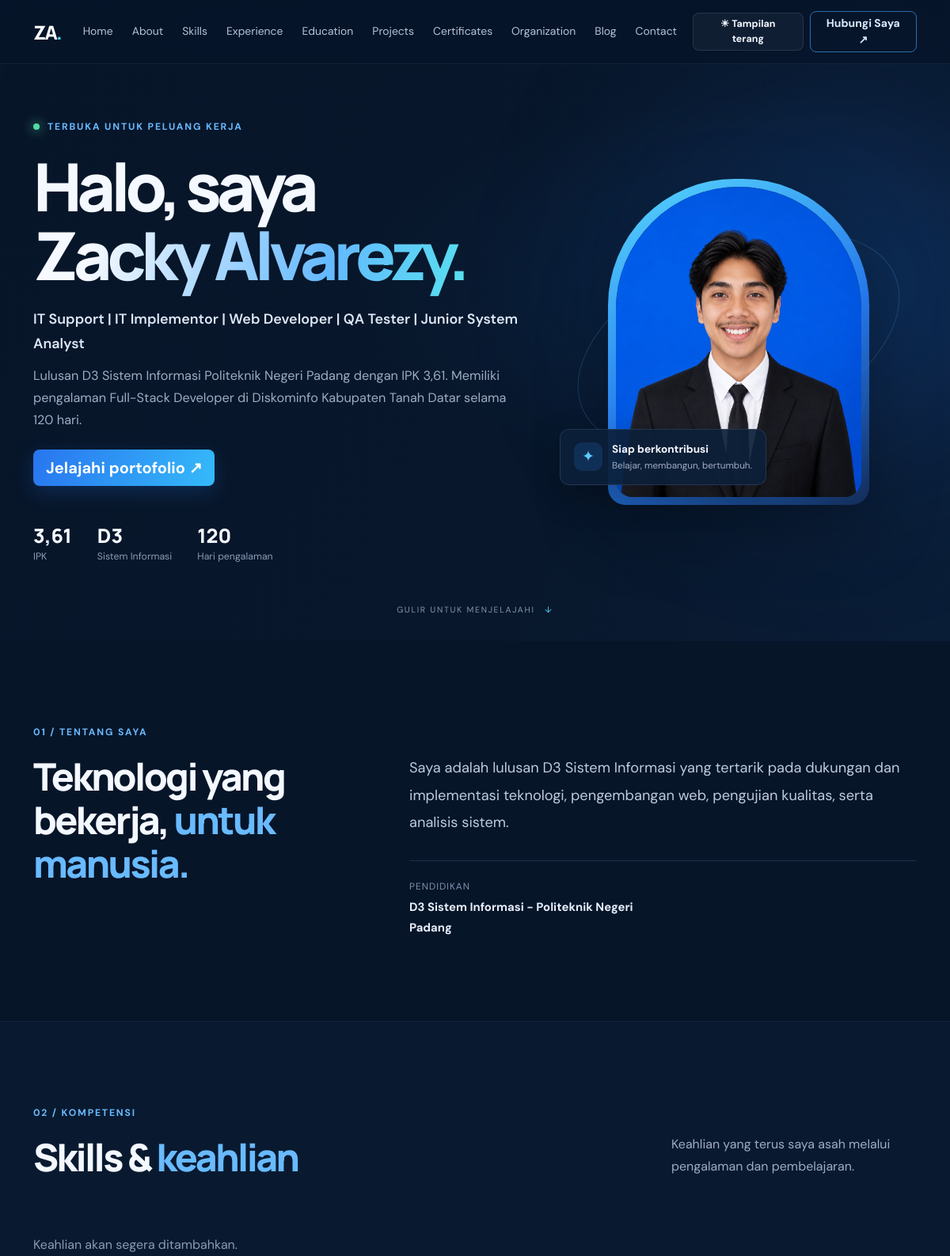
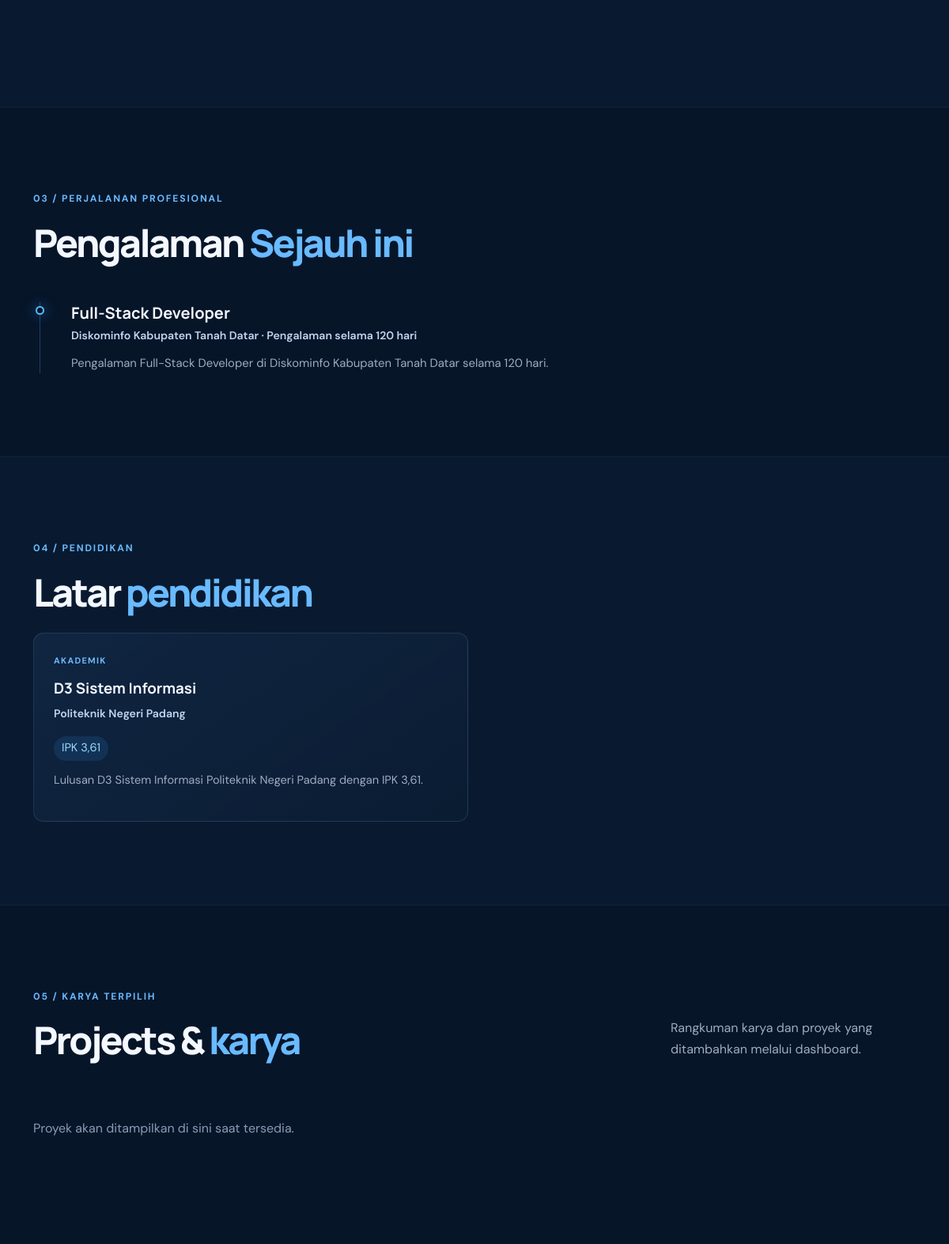
The page / (upper part) on the database its author committed (2 pictures, top to bottom).
### tables this page shows
CREATE TABLE IF NOT EXISTS navigations (
  id INT UNSIGNED AUTO_INCREMENT PRIMARY KEY,
  label VARCHAR(80) NOT NULL,
  url VARCHAR(180) NOT NULL,
  sort_order INT NOT NULL DEFAULT 0,
  is_active TINYINT(1) NOT NULL DEFAULT 1,
  created_at TIMESTAMP NULL DEFAULT CURRENT_TIMESTAMP,
  updated_at TIMESTAMP NULL DEFAULT CURRENT_TIMESTAMP ON UPDATE CURRENT_TIMESTAMP
);

CREATE TABLE IF NOT EXISTS profiles (
  id INT UNSIGNED AUTO_INCREMENT PRIMARY KEY,
  full_name VARCHAR(160) NOT NULL,
  headline VARCHAR(255) NOT NULL,
  summary TEXT NOT NULL,
  about TEXT NOT NULL,
  domicile VARCHAR(160) DEFAULT NULL,
  education VARCHAR(180) DEFAULT NULL,
  gpa VARCHAR(20) DEFAULT NULL,
  email VARCHAR(160) DEFAULT NULL,
  phone VARCHAR(60) DEFAULT NULL,
  photo VARCHAR(255) DEFAULT NULL,
  cv_file VARCHAR(255) DEFAULT NULL,
  created_at TIMESTAMP NULL DEFAULT CURRENT_TIMESTAMP,
  updated_at TIMESTAMP NULL DEFAULT CURRENT_TIMESTAMP ON UPDATE CURRENT_TIMESTAMP
);

CREATE TABLE IF NOT EXISTS content_items (
  id INT UNSIGNED AUTO_INCREMENT PRIMARY KEY,
  type ENUM('skill','experience','education','project','certificate','organization','blog') NOT NULL,
  title VARCHAR(180) NOT NULL,
  subtitle VARCHAR(220) DEFAULT NULL,
  organization VARCHAR(180) DEFAULT NULL,
  start_date VARCHAR(60) DEFAULT NULL,
  end_date VARCHAR(60) DEFAULT NULL,
  description TEXT DEFAULT NULL,
  body LONGTEXT DEFAULT NULL,
  technologies VARCHAR(255) DEFAULT NULL,
  url VARCHAR(255) DEFAULT NULL,
  image VARCHAR(255) DEFAULT NULL,
  document VARCHAR(255) DEFAULT NULL,
  sort_order INT NOT NULL DEFAULT 0,
  is_featured TINYINT(1) NOT NULL DEFAULT 0,
  is_active TINYINT(1) NOT NULL DEFAULT 1,
  created_at TIMESTAMP NULL DEFAULT CURRENT_TIMESTAMP,
  updated_at TIMESTAMP NULL DEFAULT CURRENT_TIMESTAMP ON UPDATE CURRENT_TIMESTAMP,
  INDEX idx_type_active_order (type, is_active, sort_order)
);

### config/helpers.php (called while the page is built, shortened)
<?php
require_once __DIR__ . '/database.php';
function e(mixed $value): string
{
    return htmlspecialchars((string) $value, ENT_QUOTES | ENT_SUBSTITUTE, 'UTF-8');
}
function url(string $path = ''): string
{
    return rtrim(APP_URL, '/') . '/' . ltrim($path, '/');
}
function asset_path(?string $path): string
{
    if (!$path) {
        return '';
    }
    return url($path);
}
function active_content(string $type, ?int $limit = null): array
{
    $sql = 'SELECT * FROM content_items WHERE type = :type AND is_active = 1 ORDER BY sort_order ASC, id DESC';
    $stmt = db()->prepare($sql);
    $stmt->execute(['type' => $type]);
    return $stmt->fetchAll();
}
function get_profile(): array
{
    $profile = db()->query('SELECT * FROM profiles ORDER BY id ASC LIMIT 1')->fetch();
    return $profile ?: [];
}
function get_navigation(): array
{
    return db()->query('SELECT * FROM navigations WHERE is_active = 1 ORDER BY sort_order ASC, id ASC')->fetchAll();
}

### config/database.php (called while the page is built, shortened)
<?php
function db(): PDO
{
    static $pdo = null;
    if ($pdo instanceof PDO) {
        return $pdo;
    }
    $dsn = 'mysql:host=' . DB_HOST . ';dbname=' . DB_NAME . ';charset=' . DB_CHARSET;
    $pdo = new PDO($dsn, DB_USER, DB_PASS, [
        PDO::ATTR_ERRMODE => PDO::ERRMODE_EXCEPTION,
        PDO::ATTR_DEFAULT_FETCH_MODE => PDO::FETCH_ASSOC,
        PDO::ATTR_EMULATE_PREPARES => false,
    ]);
    return $pdo;
}

### index.php (the view, shortened to what this page needs)
<?php
require_once __DIR__ . '/config/helpers.php';
$profile = get_profile();
$navigation = get_navigation();
$visibleSections = array_fill_keys(array_column($navigation, 'url'), true);
$numberedSections = ['#about', '#skills', '#experience', '#education', '#projects', '#certificates', '#organization', '#blog', '#contact'];
$sectionNumbers = [];
foreach ($numberedSections as $sectionAnchor) {
    if (isset($visibleSections[$sectionAnchor])) {
        $sectionNumbers[$sectionAnchor] = str_pad((string) (count($sectionNumbers) + 1), 2, '0', STR_PAD_LEFT);
    }
}
$skills = active_content('skill');
$experiences = active_content('experience');
$education = active_content('education');
$projects = active_content('project');
$experienceDuration = '—';
foreach ($experiences as $experience) {
    $durationText = trim((string) ($experience['end_date'] ?? '') . ' ' . (string) ($experience['subtitle'] ?? ''));
    if (preg_match('/(\d+)\s*hari/i', $durationText, $durationMatch)) {
        $experienceDuration = $durationMatch[1];
        break;
    }
}
$displayName = (string) ($profile['full_name'] ?? 'Zacky Alvarezy');
$photo = asset_path($profile['photo'] ?? 'pp.jpg');
?>
<!doctype html>
<html lang="id">
<head>
  <link href="https://cdn.jsdelivr.net/npm/bootstrap@5.3.3/dist/css/bootstrap.min.css" rel="stylesheet">
  <link href="<?= e(url('assets/css/portfolio.css')) ?>" rel="stylesheet">
</head>
<body>
<nav class="navbar navbar-expand-lg navbar-dark fixed-top site-nav">
  <div class="container">
    <a class="navbar-brand brand" href="<?= isset($visibleSections['#home']) ? '#home' : e(url('index.php')) ?>">ZA<span>.</span></a>
    <div class="collapse navbar-collapse" id="siteNav">
      <ul class="navbar-nav ms-auto align-items-lg-center">
        <?php foreach ($navigation as $nav): ?>
          <li class="nav-item"><a class="nav-link" href="<?= e($nav['url']) ?>"><?= e($nav['label']) ?></a></li>
        <?php endforeach; ?>
        <li class="nav-item ms-lg-2"><button class="btn btn-theme btn-sm px-3" id="themeToggle" type="button" aria-label="Ganti ke tampilan terang" aria-pressed="false">☀ Tampilan terang</button></li>
        <?php if (isset($visibleSections['#contact'])): ?><li class="nav-item ms-lg-2"><a class="btn btn-outline-accent btn-sm px-3" href="#contact">Hubungi Saya <span aria-hidden="true">↗</span></a></li><?php endif; ?>
      </ul>
    </div>
  </div>
</nav>
<main>
  <?php if (isset($visibleSections['#home'])): ?>
  <section class="hero-section" id="home">
    <div class="hero-grid"></div><div class="hero-glow"></div>
    <div class="container hero-content">
      <div class="row align-items-center gy-5">
        <div class="col-lg-7">
          <p class="eyebrow"><span class="status-dot"></span> TERBUKA UNTUK PELUANG KERJA</p>
          <h1>Halo, saya<br><span class="text-gradient"><?= e($displayName) ?>.</span></h1>
          <p class="hero-role"><?= e($profile['headline'] ?? 'IT Support | IT Implementor | Web Developer | QA Tester | Junior System Analyst') ?></p>
          <p class="hero-copy"><?= e($profile['summary'] ?? '') ?></p>
          <div class="d-flex flex-wrap gap-3 mt-4">
            <?php if (isset($visibleSections['#projects'])): ?><a class="btn btn-accent btn-lg" href="#projects">Jelajahi portofolio <span aria-hidden="true">↗</span></a><?php endif; ?>
          </div>
          <div class="hero-metrics">
            <div><strong><?= e($profile['gpa'] ?? '3,61') ?></strong><span>IPK</span></div>
            <div><strong>D3</strong><span>Sistem Informasi</span></div>
            <div><strong><?= e($experienceDuration) ?></strong><span>Hari pengalaman</span></div>
          </div>
        </div>
        <div class="col-lg-5">
          <div class="portrait-wrap">
            <div class="portrait-frame">
              <?php if ($photo !== ''): ?><img src="<?= e($photo) ?>" alt="Foto profil <?= e($displayName) ?>"><?php else: ?><div class="portrait-placeholder">ZA</div><?php endif; ?>
            </div>
            <div class="floating-card"><span class="floating-icon">✦</span><div><strong>Siap berkontribusi</strong><small>Belajar, membangun, bertumbuh.</small></div></div>
          </div>
        </div>
      </div>
    </div>
    <?php if (isset($visibleSections['#about'])): ?><a class="scroll-cue" href="#about">GULIR UNTUK MENJELAJAHI <span>↓</span></a><?php endif; ?>
  </section>
  <?php endif; ?>
  <?php if (isset($visibleSections['#about'])): ?>
  <section class="section-pad" id="about">
    <div class="container">
      <div class="section-kicker"><?= e($sectionNumbers['#about']) ?> / TENTANG SAYA</div>
      <div class="row gy-4 align-items-start">
        <div class="col-lg-5"><h2 class="section-title">Teknologi yang bekerja, <span>untuk manusia.</span></h2></div>
        <div class="col-lg-7">
          <p class="section-lead"><?= nl2br(e($profile['about'] ?? '')) ?></p>
          <div class="profile-facts">
            <div><span>Pendidikan</span><strong><?= e($profile['education'] ?? 'D3 Sistem Informasi - Politeknik Negeri Padang') ?></strong></div>
          </div>
        </div>
      </div>
    </div>
  </section>
  <?php endif; ?>
  <?php if (isset($visibleSections['#skills'])): ?>
  <section class="section-pad section-tint" id="skills">
    <div class="container">
      <div class="section-heading"><div><div class="section-kicker"><?= e($sectionNumbers['#skills']) ?> / KOMPETENSI</div><h2 class="section-title">Skills & <span>keahlian</span></h2></div><p>Keahlian yang terus saya asah melalui pengalaman dan pembelajaran.</p></div>
      <div class="row g-3">
        <?php if (!$skills): ?><div class="col-12"><p class="empty-note">Keahlian akan segera ditambahkan.</p></div><?php endif; ?>
      </div>
    </div>
  </section>
  <?php endif; ?>
  <?php if (isset($visibleSections['#experience'])): ?>
  <section class="section-pad" id="experience">
    <div class="container">
      <div class="section-kicker"><?= e($sectionNumbers['#experience']) ?> / PERJALANAN PROFESIONAL</div><h2 class="section-title mb-5">Pengalaman <span>Sejauh ini</span></h2>
      <div class="timeline">
        <?php foreach ($experiences as $item): ?><article class="timeline-item"><div class="timeline-marker"></div><h3><?= e($item['title']) ?></h3><div class="timeline-org"><?= e($item['organization'] ?? '') ?><?php if (!empty($item['subtitle'])): ?> · <?= e($item['subtitle']) ?><?php endif; ?></div><p><?= nl2br(e($item['description'] ?? '')) ?></p></article><?php endforeach; ?>
      </div>
    </div>
  </section>
  <?php endif; ?>
  <?php if (isset($visibleSections['#education'])): ?>
  <section class="section-pad section-tint" id="education">
    <div class="container">
      <div class="section-kicker"><?= e($sectionNumbers['#education']) ?> / PENDIDIKAN</div><h2 class="section-title mb-4">Latar <span>pendidikan</span></h2>
      <div class="row g-3"><?php foreach ($education as $item): ?><div class="col-md-6"><article class="content-card education-card"><div class="card-topline"><span>AKADEMIK</span></div><h3><?= e($item['title']) ?></h3><p class="card-org"><?= e($item['organization'] ?? '') ?></p><?php if (!empty($item['subtitle'])): ?><p class="gpa-pill"><?= e($item['subtitle']) ?></p><?php endif; ?><p><?= e($item['description'] ?? '') ?></p></article></div><?php endforeach; ?></div>
    </div>
  </section>
  <?php endif; ?>
  <?php if (isset($visibleSections['#projects'])): ?>
  <section class="section-pad" id="projects">
    <div class="container">
      <div class="section-heading"><div><div class="section-kicker"><?= e($sectionNumbers['#projects']) ?> / KARYA TERPILIH</div><h2 class="section-title">Projects & <span>karya</span></h2></div><p>Rangkuman karya dan proyek yang ditambahkan melalui dashboard.</p></div>
      <div class="row g-3"><?php if (!$projects): ?><div class="col-12"><p class="empty-note">Proyek akan ditampilkan di sini saat tersedia.</p></div><?php endif; ?></div>
    </div>
  </section>
  <?php endif; ?>
</main>
</body>
</html>

### rows shown on the page
navigations: label "Home"
navigations: label "About"
navigations: label "Skills"
navigations: label "Experience"
navigations: label "Education"
navigations: label "Projects"
navigations: label "Certificates"
navigations: label "Organization"
navigations: label "Blog"
navigations: label "Contact"
profiles: headline "IT Support | IT Implementor | Web Developer | QA Tester | Junior System Analyst", summary "Lulusan D3 Sistem Informasi Politeknik Negeri Padang dengan IPK 3,61. Memiliki pengalaman Full-Stack Developer di Diskominfo Kabupaten Tanah Datar selama 120 hari.", gpa "3,61", photo (picture), about "Saya adalah lulusan D3 Sistem Informasi yang tertarik pada dukungan dan implementasi teknologi, pengembangan web, pengujian kualitas, serta analisis sistem.", education "D3 Sistem Informasi - Politeknik Negeri Padang"
content_items: title "Full-Stack Developer", organization "Diskominfo Kabupaten Tanah Datar", subtitle "Pengalaman selama 120 hari", description "Pengalaman Full-Stack Developer di Diskominfo Kabupaten Tanah Datar selama 120 hari."
content_items: title "D3 Sistem Informasi", organization "Politeknik Negeri Padang", subtitle "IPK 3,61", description "Lulusan D3 Sistem Informasi Politeknik Negeri Padang dengan IPK 3,61."

### other values the page prints
$experienceDuration "120"
$sectionNumbers['#about'] "01"
$sectionNumbers['#skills'] "02"
$sectionNumbers['#experience'] "03"
$sectionNumbers['#education'] "04"
$sectionNumbers['#projects'] "05"
